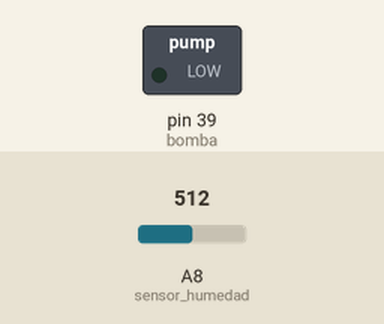
This sketch was run on a simulated Arduino Mega 2560, built with avr-gcc and run on an emulated ATmega2560. Parts: switched loads named in the sketch (green lamp = pin HIGH). Inputs (shaded band) come from the test bench; at power-on: A8 (sensor_humedad) = 512. What the sketch prints to the serial monitor is not drawn.

Above: at 1.3 s.
1.4 s: A8 (sensor_humedad) set to 685
3.7 s: A8 (sensor_humedad) set to 712
At 6.2 s:
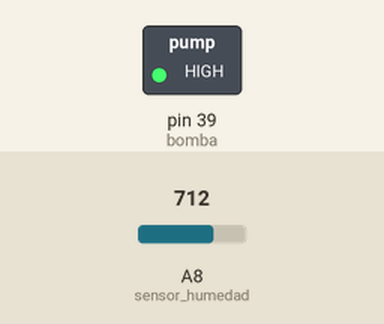
6.7 s: A8 (sensor_humedad) set to 511
At 8.3 s:
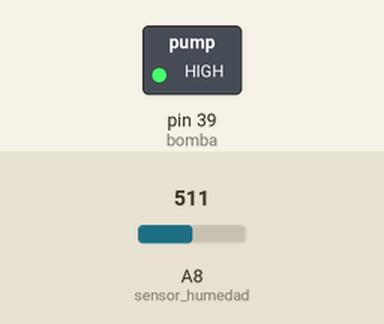
Timing chart, 0 to 9.8 s (numbered marks = the images above; inputs shaded):
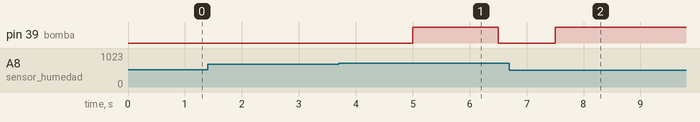

The sketch:

riego_probar.ino
```cpp
#define bomba 39
#define sensor_humedad A8

// cuanto mayor numero más seca estará la tierra
#define seco 700

void setup()
{
  Serial.begin(9600);
  pinMode(sensor_humedad, INPUT);
  pinMode(bomba, OUTPUT);
}

void loop()
{
  int SensorValue = analogRead(sensor_humedad); //coge una muestra de la humedad de la tierra
  Serial.print(SensorValue); Serial.print(" - ");

  if(SensorValue >= seco)
  {
   // Si el suelo esta demasiado seco comienza a regar por unos segundos
   // y luego se espera unos segundos antes de volver a medir la humedad
   Serial.println("Necesita agua");
   digitalWrite(bomba, LOW);

   delay(1000);

   digitalWrite(bomba, HIGH);

   delay(1000);
  }

  delay(500);
}
```

Measured:
- the behaviour switches between 699 and 700 on A8 (sensor_humedad) (found by bisection; images 0 and 1)
- after the input at 1.4 s, every drawn part: stays the same
- after the input at 3.7 s, pin 39 (bomba): LOW → HIGH after 1.3 s, → LOW 1.5 s later
- after the input at 6.7 s, pin 39 (bomba): goes on until 7.5 s, then stays HIGH
